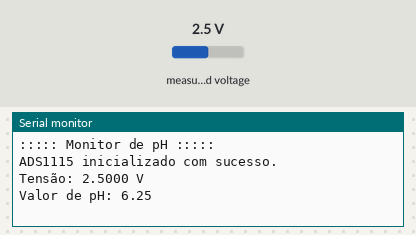
Bench run of a program on a simulated ESP32. Shown: the last lines printed to the serial monitor. The test bench sets the inputs (shaded band); at power-on: measured voltage 2.5 V.

Above: at 1.2 s.
1.3 s: measured voltage set to 0.1 V
At 2.1 s:
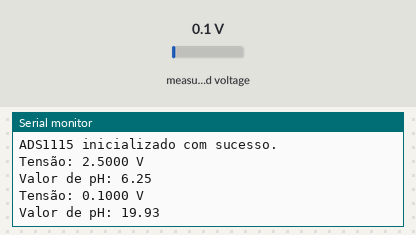
2.8 s: measured voltage set to 1.2 V
At 3.4 s:
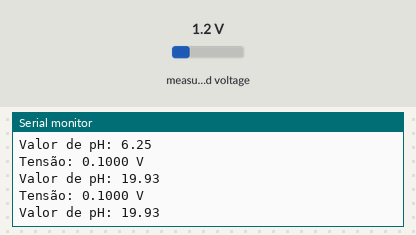
Timing chart, 0 to 5.8 s (numbered marks = the images above; inputs shaded):
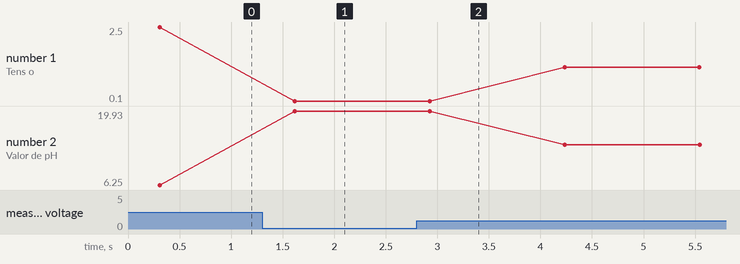

Measured:
- after the input at 1.3 s, the serial monitor: prints a new line after 0.32 s (image 1)
- plotted number 1: 2.5 → 0.1 after the input at 1.3 s, 0.1 → 1.2 after the input at 2.8 s
- plotted number 2: 6.25 → 19.93 after the input at 1.3 s, 19.93 → 13.66 after the input at 2.8 s

The program:

main.cpp
```cpp
// (licence header left out)
#include <Arduino.h>
#include <SPI.h>
#include <Adafruit_ADS1X15.h>

Adafruit_ADS1115 ads;

int buffer_arr[10], temp;
unsigned long int avgval;
float ph_act;
float calibration_value = 20.5;  // Ajuste durante calibração

void setup(void)
{
    Serial.begin(115200);
    Serial.println("::::: Monitor de pH :::::");

    ads.setGain(GAIN_ONE);  // ±4.096V

    if (!ads.begin()) {
        Serial.println("Falha ao iniciar o ADS1115.");
        while (1);
    }
    Serial.println("ADS1115 inicializado com sucesso.");
}

void loop(void)
{
    int16_t adc0  = ads.readADC_SingleEnded(0);
    float   volts0 = ads.computeVolts(adc0);

    for (int i = 0; i < 10; i++) {
        buffer_arr[i] = (int)(volts0 * 1000);  // armazena em mV
        delay(30);
    }

    // Ordena buffer (bubble sort) para descartar extremos
    for (int i = 0; i < 9; i++) {
        for (int j = i + 1; j < 10; j++) {
            if (buffer_arr[i] > buffer_arr[j]) {
                temp         = buffer_arr[i];
                buffer_arr[i] = buffer_arr[j];
                buffer_arr[j] = temp;
            }
        }
    }

    // Média dos 6 valores centrais
    avgval = 0;
    for (int i = 2; i < 8; i++) avgval += buffer_arr[i];
    float volt = (float)avgval / 6 / 1000.0;  // de volta para V

    ph_act = -5.70 * volts0 + calibration_value;

    Serial.print("Tensão: ");    Serial.print(volts0, 4); Serial.println(" V");
    Serial.print("Valor de pH: "); Serial.println(ph_act, 2);
    delay(1000);
}
```
